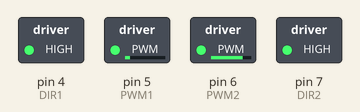
Bench run of a sketch on a simulated Arduino Uno, built with avr-gcc and run on an emulated ATmega328P. On the bench: switched loads named in the sketch (green lamp = pin HIGH).

Above: at 0.1 s.
Timing chart, 0 to 1.6 s (numbered marks = the images above):
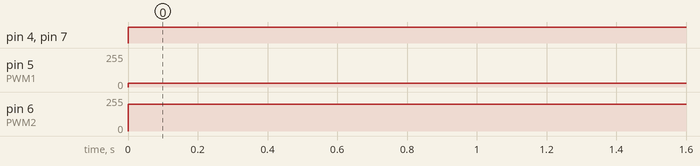

The sketch:

cytron_check.ino
```cpp
int DIR1 = 4; //right motor
int PWM1 = 5;
int DIR2 = 7; // left motor
int PWM2 = 6;
int Speed = 200;

void setup() {
  pinMode(DIR1,OUTPUT);
  pinMode(PWM1,OUTPUT);
  pinMode(DIR2,OUTPUT);
  pinMode(PWM2,OUTPUT);

}

void loop() {
  digitalWrite(DIR1,HIGH);
  digitalWrite(DIR2,HIGH);
  analogWrite(PWM1,30);
  analogWrite(PWM2,Speed);
}
```

Measured:
- by itself, pin 4 (DIR1), pin 7 (DIR2): LOW → HIGH at 0.00 s
- by itself, pin 5 (PWM1): 0/255 → 30/255 at 0.00 s
- by itself, pin 6 (PWM2): 0/255 → 200/255 at 0.00 s
